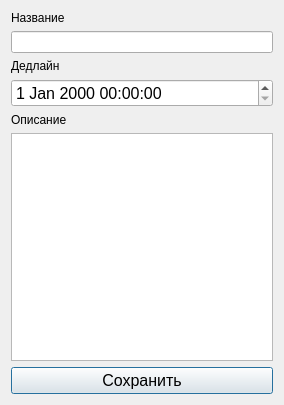
<?xml version="1.0" encoding="UTF-8"?>
<ui version="4.0">
 <class>Dialog</class>
 <widget class="QDialog" name="Dialog">
  <property name="geometry">
   <rect>
    <x>0</x>
    <y>0</y>
    <width>284</width>
    <height>405</height>
   </rect>
  </property>
  <property name="minimumSize">
   <size>
    <width>284</width>
    <height>405</height>
   </size>
  </property>
  <property name="font">
   <font>
    <pointsize>12</pointsize>
   </font>
  </property>
  <property name="windowTitle">
   <string>Dialog</string>
  </property>
  <layout class="QVBoxLayout" name="verticalLayout_5">
   <item>
    <layout class="QVBoxLayout" name="verticalLayout_4">
     <item>
      <layout class="QVBoxLayout" name="verticalLayout">
       <item>
        <widget class="QLabel" name="label">
         <property name="font">
          <font>
           <pointsize>9</pointsize>
          </font>
         </property>
         <property name="text">
          <string>Название</string>
         </property>
        </widget>
       </item>
       <item>
        <widget class="QLineEdit" name="lineEdit">
         <property name="font">
          <font>
           <pointsize>9</pointsize>
          </font>
         </property>
         <property name="text">
          <string/>
         </property>
        </widget>
       </item>
       <item>
        <layout class="QVBoxLayout" name="verticalLayout_2">
         <item>
          <widget class="QLabel" name="label_2">
           <property name="font">
            <font>
             <pointsize>9</pointsize>
            </font>
           </property>
           <property name="text">
            <string>Дедлайн</string>
           </property>
          </widget>
         </item>
         <item>
          <widget class="QDateTimeEdit" name="dateTimeEdit"/>
         </item>
        </layout>
       </item>
       <item>
        <layout class="QVBoxLayout" name="verticalLayout_3">
         <item>
          <widget class="QLabel" name="label_3">
           <property name="font">
            <font>
             <pointsize>9</pointsize>
            </font>
           </property>
           <property name="text">
            <string>Описание</string>
           </property>
          </widget>
         </item>
         <item>
          <widget class="QTextEdit" name="textEdit"/>
         </item>
        </layout>
       </item>
      </layout>
     </item>
    </layout>
   </item>
   <item>
    <widget class="QPushButton" name="pushButton">
     <property name="text">
      <string>Сохранить</string>
     </property>
    </widget>
   </item>
  </layout>
 </widget>
 <resources/>
 <connections/>
</ui>
